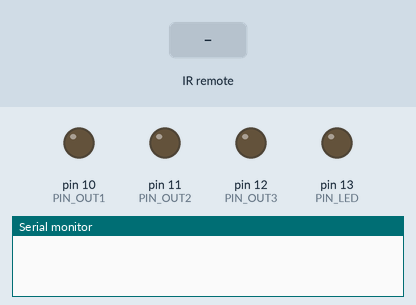
Bench run of a sketch on a simulated Arduino Pro Mini, built with avr-gcc and run on an emulated ATmega328P. On the bench: output pins drawn as LEDs (lit = HIGH), the last lines printed to the serial monitor. Dashed ring = blinking. Inputs (shaded band) come from the test bench.

Above: at 1.2 s.
1.3 s: infrared code 0xFFE01F received
At 1.5 s:
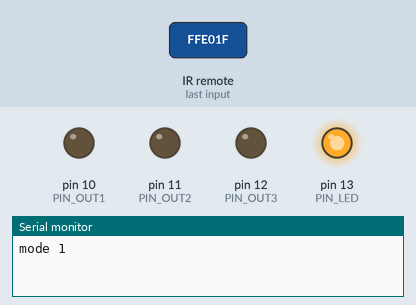
3.1 s: infrared code 0xFFA857 received
At 3.85 s:
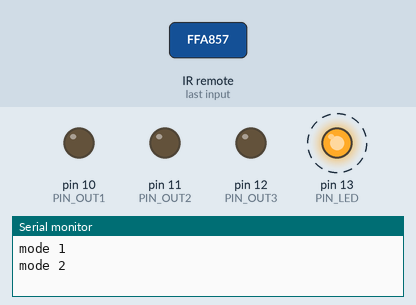
4.7 s: infrared code 0xFF906F received
At 7.5 s:
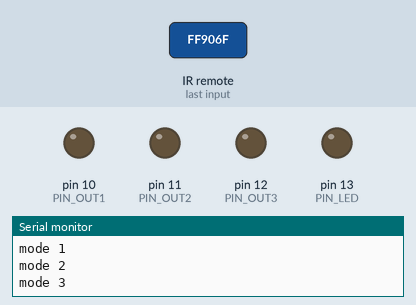
Timing chart, 0 to 9.0 s (numbered marks = the images above; inputs shaded):
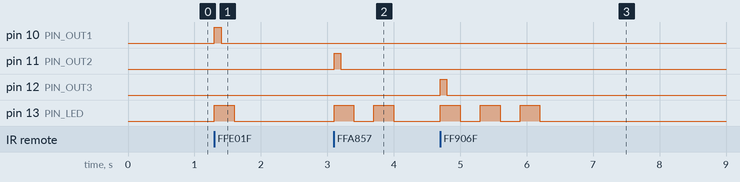

Measured:
- after the input at 1.3 s, pin 10 (PIN_OUT1): LOW → HIGH at once, → LOW 0.10 s later; pin 13 (PIN_LED): LOW → HIGH at once, → LOW 0.30 s later
- after the input at 3.1 s, pin 11 (PIN_OUT2): LOW → HIGH at once, → LOW 0.10 s later; pin 13 (PIN_LED): alternates HIGH for 0.30 s and LOW for 0.30 s, 4 changes in all, then stays LOW, starting at once
- after the input at 4.7 s, pin 12 (PIN_OUT3): LOW → HIGH at once, → LOW 0.10 s later; pin 13 (PIN_LED): alternates HIGH for 0.30 s and LOW for 0.30 s, 6 changes in all, then stays LOW, starting at once

The sketch:

IR_Shutter.ino
```cpp
/**
 * IR Remote Shutter
 *
 * author : @dego_96
 *
 * Target Board     : Arduino Pro Mini
 * Target Processor : Atmega 168P (5V, 16MHz)
 */
#include <IRremote.h>

#define BAUD_RATE (9600)

#define PIN_IR_RCV (9)
#define PIN_LED    (13)
#define PIN_OUT1   (10)
#define PIN_OUT2   (11)
#define PIN_OUT3   (12)

#define ENABLE_TIME   (100)
#define LED_ON_TIME   (300)

IRrecv irrecv(PIN_IR_RCV);
decode_results results;

int mode;
uint32_t startTime;

void setup() {
  pinMode(PIN_LED, OUTPUT);
  pinMode(PIN_OUT1, OUTPUT);
  pinMode(PIN_OUT2, OUTPUT);
  pinMode(PIN_OUT3, OUTPUT);
  Serial.begin(BAUD_RATE);
  irrecv.enableIRIn();

  mode = 0;
}

void loop() {
  if (irrecv.decode(&results)) {
    uint32_t val = results.value;
    //    Serial.println(val, HEX);
    if (val == 0xFFE01F) {  // MODE 1
      Serial.println("mode 1");
      mode = 1;
      startTime = millis();
    } else if (val == 0xFFA857) { // MODE 2
      Serial.println("mode 2");
      mode = 2;
      startTime = millis();
    } else if (val == 0xFF906F) { // MODE 3
      Serial.println("mode 3");
      mode = 3;
      startTime = millis();
    } else if (val == 0xFFFFFFFF) {
      // nothing to do.
      Serial.println(val, HEX);
    } else {
      mode = 0;
      startTime = 0xFFFFFFFF;
    }
    irrecv.resume();
  }

  pinOut();

  if (mode == 1) {
    if (startTime + (LED_ON_TIME * 1) > millis()) {
      digitalWrite(PIN_LED, HIGH);
    } else {
      digitalWrite(PIN_LED, LOW);
    }
  } else if (mode == 2) {
    if (startTime + (LED_ON_TIME * 1) > millis()) {
      digitalWrite(PIN_LED, HIGH);
    } else if (startTime + (LED_ON_TIME * 2) > millis()) {
      digitalWrite(PIN_LED, LOW);
    } else if (startTime + (LED_ON_TIME * 3) > millis()) {
      digitalWrite(PIN_LED, HIGH);
    } else {
      digitalWrite(PIN_LED, LOW);
    }
  } else if (mode == 3) {
    if (startTime + (LED_ON_TIME * 1) > millis()) {
      digitalWrite(PIN_LED, HIGH);
    } else if (startTime + (LED_ON_TIME * 2) > millis()) {
      digitalWrite(PIN_LED, LOW);
    } else if (startTime + (LED_ON_TIME * 3) > millis()) {
      digitalWrite(PIN_LED, HIGH);
    } else if (startTime + (LED_ON_TIME * 4) > millis()) {
      digitalWrite(PIN_LED, LOW);
    } else if (startTime + (LED_ON_TIME * 5) > millis()) {
      digitalWrite(PIN_LED, HIGH);
    } else {
      digitalWrite(PIN_LED, LOW);
    }
  } else {
    digitalWrite(PIN_LED, LOW);
  }
}

void pinOut() {
  if (startTime + ENABLE_TIME > millis()) {
    switch (mode) {
      case 1:
        digitalWrite(PIN_OUT2, LOW);
        digitalWrite(PIN_OUT3, LOW);
        digitalWrite(PIN_OUT1, HIGH);
        break;
      case 2:
        digitalWrite(PIN_OUT1, LOW);
        digitalWrite(PIN_OUT3, LOW);
        digitalWrite(PIN_OUT2, HIGH);
        break;
      case 3:
        digitalWrite(PIN_OUT1, LOW);
        digitalWrite(PIN_OUT2, LOW);
        digitalWrite(PIN_OUT3, HIGH);
        break;
      default:
        digitalWrite(PIN_OUT1, LOW);
        digitalWrite(PIN_OUT2, LOW);
        digitalWrite(PIN_OUT3, LOW);
        break;
    }
  } else {
    digitalWrite(PIN_OUT1, LOW);
    digitalWrite(PIN_OUT2, LOW);
    digitalWrite(PIN_OUT3, LOW);
  }
}
```
